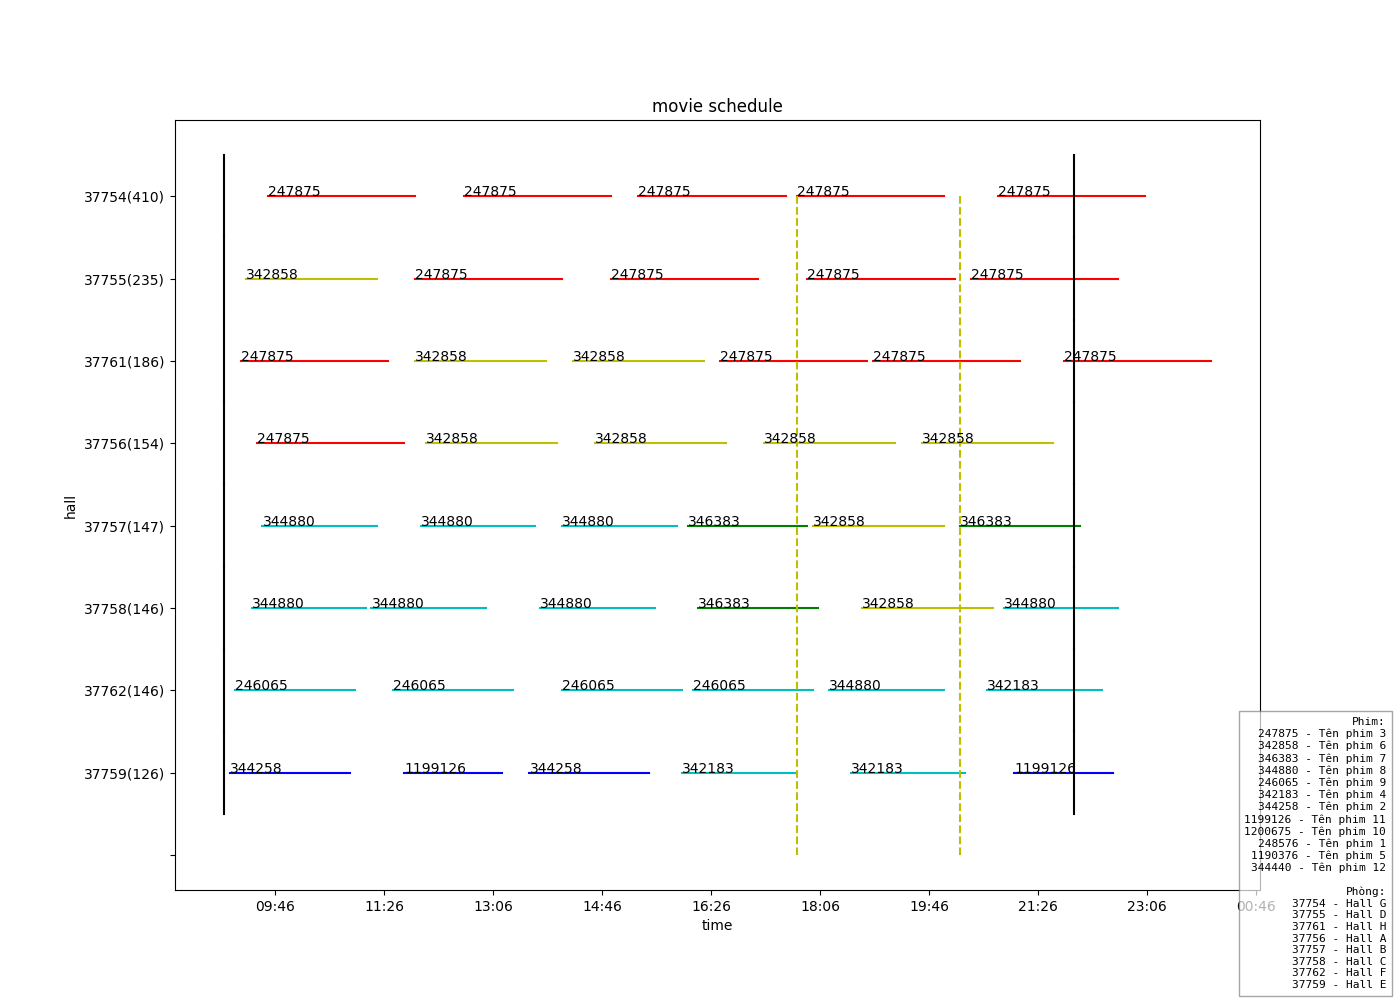

Source code (Python):
#!/usr/bin/env python

from random import randint, random
import time
import copy
import json

import numpy as np
from scipy import stats
import matplotlib.pyplot as plt
from constant import GTIME as gtime, GAPUP as gapub
from models.hall import Hall
from models.movie import Movie
from models.chromosome import Chromosome
from helper import stamp2str, mymin
# data
with open('movies.json', 'r', encoding='utf-8') as f:
    movies = json.load(f)
# movien = len(movies)
# movie_ids = list(movies.keys())
# hotp = np.array([movies[k][1] for k in movie_ids])
# S = np.sum(hotp)
# hotp /= np.sum(hotp)

# Khai báo hằng số
START_TIME = 1489111200
END_TIME   = 1489158000

halls = {
    '37756': (154, 1489111200, 1489158000, 1, 6, "Hall A"),
    '37757': (147, 1489111200, 1489158000, 1, 6, "Hall B"),
    '37758': (146, 1489111200, 1489158000, 1, 6, "Hall C"),
    '37755': (235, 1489111200, 1489158000, 1, 6, "Hall D"),
    '37759': (126, 1489111200, 1489158000, 1, 6, "Hall E"),
    '37762': (146, 1489111200, 1489158000, 1, 6, "Hall F"),
    '37754': (410, 1489111200, 1489158000, 1, 6, "Hall G"),
    '37761': (186, 1489111200, 1489158000, 1, 6, "Hall H"),
}





class Manager:
    # Quản lý toàn bộ lịch chiếu, gồm danh sách phòng và phim, các hàm tối ưu và đánh giá lịch
    '''Manager has 1 (principal) proptery
    halls: halls
    '''

    def __init__(self, halls, movies=None, sorted=True):
        # Khởi tạo đối tượng Manager, sắp xếp phòng và phim, tính toán các thông số ban đầu
        self.halls = halls
        for h in halls:
            h.manager = self
        self.movies = movies
        if sorted:
            self.halls.sort(key=lambda h:h.seatn, reverse=True)
            if movies:
                self.movies.sort(key=lambda h:h.hot, reverse=True)
                N = sum(h.type_ for h in self.halls) + len(self.halls) / 2
                for m in self.movies:
                    p = np.array([m.hot for m in self.movies])
                self.estimate = [int(k) for k in np.round(N * (p / np.sum(p)))]
        # count seat taking
        
        s = np.sum(np.sqrt(h.seatn) for h in self.halls)
        for h in self.halls:
            h.seat_rate = np.sqrt(h.seatn) / s

    @staticmethod
    def from_data(hall_data, movie_data=None):
        # Tạo đối tượng Manager từ dữ liệu phòng và phim (dạng dict)
        if movie_data:
            return Manager(
                [Hall(id_, *propteries) for id_, propteries in hall_data.items()],
                [Movie(id_, propteries[0], propteries[1], propteries[2], propteries[3]) for id_, propteries in movie_data.items()]
            )
        else:
            return Manager([Hall(id_, *propteries) for id_, propteries in hall_data.items()])

    @staticmethod
    def from_db(lst):
        return Manager([Hall.from_db(*args) for args in lst])

    # def insert_into(self, j, k, t=None):
    #     # Chèn một phim vào phòng k tại thời điểm t
    #     if t is None:
    #         for time in range(gapub):
    #             flag = True
    #             for kk, h in enumerate(self.halls):
    #                 if kk != k:
    #                     for m in h.movies:
    #                         if time == m.start:
    #                             flag = False
    #             if flag:
    #                 t = time
    #     self.halls[k].insert(0, self.movies[j].copy(), t)

    def count(self):
        # Đếm số lần chiếu của từng phim trên toàn bộ hệ thống
        '''count movies
        dict_ : {id_: number}
        '''

        dict_ = {}
        S = 0
        for h in self.halls:
            S += len(h.movies)
            for m in h.movies:
                if m.start <= h.last:
                    if m.id_ in dict_:
                        dict_[m.id_] += 1
                    else:
                        dict_.update({m.id_:1})

        for id_ in dict_:
            dict_[id_] /= S
        return dict_

    def schedule(self, individual):
        # Sắp xếp lịch chiếu cho từng phòng dựa trên cá thể (individual) của giải thuật tiến hóa
        # individual.gmovies = {}
        for k, h in enumerate(self.halls):
            n = h.type_
            h.movies = [self.movies[i].copy() for i in individual[k][1:2*n:2]]
            times = individual[k][:2*n-1:2]
            h.movies[0].start = h.start + times[0] * 300
            for l, m in enumerate(h.movies[1:], start=1):
                m.start = h.movies[l-1].end + (times[l]+1) * 300
                if m.start > h.last:
                    h.movies = h.movies[:l]
                    break

                # if m.isgolden():
                #     individual.gmovies.update({k:l})

    def initSchedule2(self, hook=list):
        # Khởi tạo lịch chiếu ngẫu nhiên kiểu 2 cho các phòng (dùng cho giải thuật tiến hóa)
        # minlen = min(m.length for m in self.movies)
        individual = hook(list([] for _ in range(len(self.halls))))
        # individual.gmovies = {}
        lst = self.estimate.copy()
        i = 0
        ts = np.random.permutation(len(self.halls))
        for k, h in enumerate(self.halls):
            # golden period
            h.movies = [self.movies[i].copy()]
            h.movies[0].start = gtime - 75 * 60 + ts[k] * 300
            individual[k] = [i]
            lst[i] -= 1
            if lst[i] == 0:
                i += 1
        for k, h in enumerate(self.halls):
            # common period
            n = h.type_
            times = np.random.randint(0, gapub, size=n)
            for l in range(1, n):
                end = h.movies[0].start - (times[l]+1) * 300
                start = end - self.movies[i].length
                if h.start <= start and end <= h.movies[0].start + 300:
                    h.movies.insert(0, self.movies[i].copy())
                    h.movies[0].start = start
                    t = times[l]
                    while lst[i] <= 0:
                        i += 1
                    individual[k] = [i, t] + individual[k]
                    lst[i] -= 1
                elif start < h.start:
                    gap = (h.movies[0].start - h.start)//300
                    if gap <= gapub:
                        individual[k] = [gap] + individual[k]
                    else:
                        for j, m in enumerate(self.movies):
                            if gap * 300 - 300 * gapub <= m.length + 300 <= gap * 300 and lst[j] > 0:
                                h.movies.insert(0, m.copy())
                                h.movies[0].end = h.movies[1].start - 300
                                t0 = (h.movies[0].start - h.start)//300
                                individual[k] = [t0, i, 1] + individual[k]
                                lst[j] -= 1
                                break
                        else:
                            while lst[i] <= 0:
                                i += 1
                            lst[i] -= 1
                            t0 = randint(0, gapub-1)
                            individual[k] = [t0, i, 1] + individual[k]
                            h.movies[0].start = self.movies[i].length + 300 * (t0 +1)
                            h.movies.insert(0, self.movies[i].copy())
                            h.movies[0].start = t0 * 300
                            for l in range(1, len(h.movies)-1):
                                m, mm = self.movies[l], self.movies[l+1]
                                if m.end <= mm.start - 300:
                                    break
                                else:
                                    mm.start = m.end + 300
                                individual[k][l*2+2] = 1
                    break

                    # if h.movies[-1].isgolden():
                    #     individual.gmovies.update({k:l})
                    # break

            t = times[-1]
            start = h.movies[-1].end + t * 300
            if start <= h.last:
                while lst[i] <= 0:
                    i += 1
                h.movies.insert(0, self.movies[i].copy())
                h.movies[-1].start = start
                individual[k] = individual[k] + [t, i]
                lst[i] -= 1
            d = h.type_ - len(h.movies)
            if d > 0:
                for _ in range(d):
                    if h.movies[-1].end + 300 <= h.last:
                        h.append(self.movies[i].copy())
                    individual[k] = individual[k] + [1, i]
            elif d < 0:
                individual[k] = individual[k][:2*d]
                h.movies = h.movies[:d]
        return individual

    def initSchedule1(self, hook=list):
        # Khởi tạo lịch chiếu ngẫu nhiên kiểu 1 cho các phòng (dùng cho giải thuật tiến hóa)
        # minlen = min(m.length for m in self.movies)
        individual = hook(list([] for _ in range(len(self.halls))))
        # individual.gmovies = {}
        lst = self.estimate.copy()
        i = 0
        ts = np.random.permutation(len(self.halls))
        for k, h in enumerate(self.halls):
            # Arrange movies in prime time
            h.movies = [self.movies[i].copy()]
            h.movies[0].start = gtime - 75 * 60 + ts[k] * 300
            individual[k] = [i]
            lst[i] -= 1
            if lst[i] == 0:
                i += 1
            # Arrange movies in common time
            n = h.type_
            times = np.random.randint(0, gapub, size=n)
            for l in range(1, n):
                end = h.movies[0].start - (times[l]+1) * 300
                start = end - self.movies[i].length
                if h.start <= start and end <= h.movies[0].start + 300:
                    h.movies.insert(0, self.movies[i].copy())
                    h.movies[0].start = start
                    t = times[l]
                    while lst[i] <= 0:
                        i += 1
                    individual[k] = [i, t] + individual[k]
                    lst[i] -= 1
                elif start < h.start:
                    gap = (h.movies[0].start - h.start)//300
                    if gap <= gapub:
                        individual[k] = [gap] + individual[k]
                    else:
                        for j, m in enumerate(self.movies):
                            if gap * 300 - 300 * gapub <= m.length + 300 <= gap * 300 and lst[j] > 0:
                                h.movies.insert(0, m.copy())
                                h.movies[0].end = h.movies[1].start - 300
                                t0 = (h.movies[0].start - h.start)//300
                                individual[k] = [t0, i, 1] + individual[k]
                                lst[j] -= 1
                                break
                        else:
                            while lst[i] <= 0:
                                i += 1
                            lst[i] -= 1
                            t0 = randint(0, gapub-1)
                            individual[k] = [t0, i, 1] + individual[k]
                            h.movies[0].start = self.movies[i].length + 300 * (t0 +1)
                            h.movies.insert(0, self.movies[i].copy())
                            h.movies[0].start = t0 * 300
                            for l in range(1, len(h.movies)-1):
                                m, mm = self.movies[l], self.movies[l+1]
                                if m.end <= mm.start - 300:
                                    break
                                else:
                                    mm.start = m.end + 300
                                individual[k][l*2+2] = 1
                    break

                    # if h.movies[-1].isgolden():
                    #     individual.gmovies.update({k:l})
                    # break

            t = times[-1]
            start = h.movies[-1].end + t * 300
            if start <= h.last:
                while lst[i] <= 0:
                    i += 1
                h.movies.insert(0, self.movies[i].copy())
                h.movies[-1].start = start
                individual[k] = individual[k] + [t, i]
                lst[i] -= 1
            d = h.type_ - len(h.movies)
            if d > 0:
                for _ in range(d):
                    if h.movies[-1].end + 300 <= h.last:
                        h.append(self.movies[i].copy())
                    individual[k] = individual[k] + [1, i]
            elif d < 0:
                individual[k] = individual[k][:2*d]
                h.movies = h.movies[:d]
        return individual

    def initSchedule(self, hook=list):
        # Chọn ngẫu nhiên một trong hai kiểu khởi tạo lịch chiếu
        if random() < .5:
            return self.initSchedule1(hook)
        else:
            return self.initSchedule2(hook)

    def fitness(self):
        # Tính toán các tiêu chí đánh giá lịch chiếu (fitness)
        return self.time_interval(), self.check_rate(), self.total_hot(), self.check_time()

    def check(self):
        # In ra các thông số kiểm tra chất lượng lịch chiếu
        d1, d2 = self.check_interval()
        print('''
Minimum time interval: %.4f+%.4f;
Similarity between popularity and show times: %.4f;
Total popularity (prime time): %.4f(%.4f);
The number of full-screen movie halls: %d'''%(d1, d2, self.check_rate(), self.total_hot(), self.ghot(), self.check_time()))

    def print_fitness(self):
        # In ra giá trị fitness của lịch chiếu
        print('fitness: %.4f, %.4f, %.4f, %d'%(self.time_interval(), self.check_rate(), self.total_hot(), self.check_time()))

    def hot(self):
        # Tính tổng độ hot của các phim được chiếu
        # total popularity
        return sum(sum(m.hot for m in h.movies if m.start<=h.last) * h.seatn for h in self.halls)

    def ghot(self):
        # Tính tổng độ hot của các phim chiếu trong khung giờ vàng
        # prime time
        hot = 0
        for h in self.halls:
            for m in h.movies:
                if m.isgolden():
                    hot += m.hot * h.seatn
                    break
        return hot

    def total_hot(self):
        # Tính tổng độ hot có trọng số (bao gồm prime time)
        # Weighted popularity
        return sum(sum(m.hot for m in h.movies if m.start<=h.last) * h.seatn for h in self.halls) + 3 * self.ghot()

    def check_time(self):
        # Kiểm tra số phòng chiếu hết thời gian
        # check time-out
        N = 0
        for h in self.halls:
            if h.movies[-1].start <= h.last:
                N +=1
        return N

    def check_rate(self):
        # Đánh giá độ tương đồng giữa tỷ lệ chiếu thực tế và tỷ lệ đề xuất
        """Popularity ~ Times ratio ~ Screening rate ~ Number ratio ~ Box office rate
        The degree of similarity between the system recommended screening rate and the actual screening rate
        """
        dict_ = self.count()
        d = 0
        hotp = np.array([m.hot for m in self.movies])        
        S = np.sum(hotp)
        hotp /= np.sum(hotp)
        for id_, rate in dict_.items():
            d += abs(movies[id_][1]/S - rate)
        return 1 / (d + 0.001)

    def check_interval(self):
        # Tính khoảng cách thời gian giữa các phim chiếu ở các phòng
        # opening interval
        d1s = []
        d2s = []
        for k, h in enumerate(self.halls[:-1]):
            for hh in self.halls[k+1:]:
                d1, d2 = h.dist(hh)
                d1s.append(d1)
                d2s.append(d2)
        return min(d1s) / 60, min(d2s) / 60

    def time_interval(self):
        # Tính khoảng cách trung bình giữa các phim chiếu
        # opening interval
        deltas = []
        for k, h in enumerate(self.halls[:-1]):
            for hh in self.halls[k+1:]:
                d1, d2 = h.dist(hh)
                deltas.append((d1*0.5 + d2*0.5))
        delta = mymin(deltas)

        return delta / 60

    def criterion1(self):
        # Tiêu chí 1: Đánh giá sự hợp lý khi sắp xếp phim vào phòng
        # Rationality of arranging movie screening halls(安排影片放映厅的合理性)
        c = self.count()
        alpha = 0
        for m in self.movies:
            for k, h in enumerate(self.halls):
                hc = h.count()
                if m.id_ in hc and c[m.id_] < hc[m.id_] * 2:
                    alpha += abs(m.hot - h.seat_rate)
                    break
        return alpha

    def criterion2(self):
        # Tiêu chí 2: Đánh giá độ tương đồng giữa tỷ lệ chiếu thực tế và tỷ lệ đề xuất
        # The degree of similarity between the system recommended screening rate and the actual screening rate(系统推荐排片率与实际排片率接近程度)
        return self.check_rate()

    def criterion3(self):
        # Tiêu chí 3: Số lượng phim chiếu trong khung giờ vàng
        # the number of movies shown during the prime time(黄金时间段放映电影数)
        hot = 0
        for h in self.halls:
            for m in h.movies[::-1]:
                if m.isgolden():
                    hot += 1
                    break
        return hot

    def criterion4(self):
        # Tiêu chí 4: Phim hot nhất có được chiếu ở phòng tốt nhất trong khung giờ vàng không
        # the most popular movie screened in the optimal hall during the prime time(最火的影片排入最优厅黄金时间段)
        for m in self.halls[0].movies:
            if m.id_ == self.movies[0].id_ and m.isgolden():
                return 1
        return 0


    def criterion5(self):
        # Tiêu chí 5: (placeholder, luôn trả về 1)
        return 1

    def criterion6(self):
        # Tiêu chí 6: Đánh giá khoảng cách giữa các phim chiếu trong khung giờ vàng
        # Rationality of the interval between the opening of all movies in prime time (所有电影黄金时段开映间隔合理性)
        times = np.sort([m.start for h in self.halls for m in h.movies if m.isgolden()])
        times = np.diff(times)
        return 1

    def criterion7(self):
        # Tiêu chí 7: Đánh giá khoảng cách giữa các phim chiếu ngoài khung giờ vàng
        # (所有电影非黄金时段开映间隔合理性)
        times = np.sort([m.start for h in self.halls for m in h.movies if not m.isgolden()])
        times = np.diff(times)
        return 1

    def criterion8(self):
        # Tiêu chí 8: Tránh các phim chiếu cùng lúc
        # (避免同时开场)
        return 1

    def criterion9(self):
        # Tiêu chí 9: Đảm bảo khoảng cách ngắn cho các phim có doanh thu cao
        # (高票房日子场间隔尽量短)
        times = np.sort([m.start for h in self.halls for m in h.movies])
        return 1

    def criterion10(self, latest='22'):
        # Tiêu chí 10: Đánh giá thời gian chiếu của phim hoạt hình ít hot
        # (低热度动画片开映时间合理性)
        n = 0
        for h in self.halls:
            for m in h.movies:
                if '动画' in m.type and m.hot < 1/len(self.halls) and m.end > latest:
                    n += 1
        return n

    def criterion11(self, earliest='22'):
        # Tiêu chí 11: Đánh giá thời gian chiếu của phim kinh dị ít hot
        # (低热度动画片开映时间合理性)
        n = 0
        for h in self.halls:
            for m in h.movies:
                if '恐怖' in m.type and m.hot < 0.5/len(self.halls) and m.start < earliest:
                    n += 1
        return n

    def hasbighall(self):
        # Kiểm tra có phòng chiếu lớn vượt trội không
        return self.halls[0].seatn > self.halls[1].seatn * 1.5

    def criterion12(self):
        # Tiêu chí 12: Đánh giá việc chia sẻ phòng lớn cho các phim hot
        # Hall sharing status(大厅共用情况)
        m, mm = self.movies[:2]
        if self.hasbighall() and abs(m.hot - mm.hot) < 0.05:
            gm = [m for m in self.halls[0].movies() if m.isgolden]
            if set(m.id_ for m in gm) == {m.id_, mm.id_}:
                return 1
            else:
                return 0


    def criterion13(self):
        # Tiêu chí 13: Đánh giá độ đa dạng của lịch chiếu
        # The richness of screening(影片排映丰富度)
        if len(self.halls) >= 6 and sum(m.hot for m in self.movies[:5])> .05:
            return len(self.count())


    def criterion14(self, minhot=0.1):
        # Tiêu chí 14: Đảm bảo phim ít hot không chiếu trong khung giờ vàng
        # not popular movie (小片不在黄金时段)
        n = 0
        for h in self.halls:
            for m in h:
                if m.isgolden() and m.hot < minhot:
                    n += 1
        return n

    def print_criterion(self):
        # In ra giá trị các tiêu chí đánh giá lịch chiếu
        for k in range(1, 13):
            if k != 10 and k!=11:
                print('criterion%d:'%k, getattr(self, 'criterion%d'%k)())

    def dumps(self):
        # In ra thông tin chi tiết lịch chiếu của từng phòng
        for h in self.halls:
            h.dumps()
            print()

    def stat(self):
        # In ra thống kê tỷ lệ chiếu của từng phim
        dict_ = self.count()
        for id_, rate in dict_.items():
            print(movies[id_][1]/100, rate)

    def plot(self, axes=None):
        # Vẽ biểu đồ lịch chiếu phim cho các phòng
        from matplotlib.ticker import FuncFormatter, MaxNLocator
        if axes is None:
            fig = plt.figure(figsize=(14, 10))
            axes = fig.add_subplot(111)
        axes.invert_yaxis()

        def format_fn(tick_val, tick_pos):
            return stamp2str(tick_val)
        axes.xaxis.set_major_formatter(FuncFormatter(format_fn))
        axes.xaxis.set_major_locator(MaxNLocator(integer=True))
        def format_fn(tick_val, tick_pos):
            k = int(tick_val)
            if k < len(self.halls):
                h = self.halls[k]
                return '%s(%d)'%(h.id_, h.seatn)
            else:
                return ''
        axes.yaxis.set_major_formatter(FuncFormatter(format_fn))
        axes.yaxis.set_major_locator(MaxNLocator(integer=True))

        H = len(self.halls)
        for k, h in enumerate(self.halls):
            for m in h.movies:
                if m.hot > 0.2:
                    color = 'r'
                elif m.hot > 0.15:
                    color = 'y'
                elif m.hot > 0.1:
                    color = 'g'
                elif m.hot > 0.05:
                    color = 'c'
                else:
                    color = 'b'
                axes.text(m.start, k, '%s'%m.id_)
                axes.plot((m.start, m.end), (k, k), color=color, linestyle='-')
            axes.plot((h.start, h.start), (k-1/2, k+1/2), color='k')
            axes.plot((h.last, h.last), (k-1/2, k+1/2), color='k')
        axes.plot((gtime-75*60, gtime-75*60), (0, H), color='y', linestyle='--')
        axes.plot((gtime+75*60, gtime+75*60), (0, H), color='y', linestyle='--')
        axes.set_xlabel('time')
        axes.set_ylabel('hall')
        axes.set_title('movie schedule')
        # Tạo chú thích phim
        movie_legend = 'Phim:\n' + '\n'.join([f'{m.id_} - {m.name}' for m in self.movies])
        # Tạo chú thích phòng
        hall_legend = 'Phòng:\n' + '\n'.join([f'{h.id_} - {h.name}' for h in self.halls])
        # Hiển thị chú thích ở góc phải dưới ảnh
        plt.gcf().text(0.99, 0.01, movie_legend + '\n\n' + hall_legend, fontsize=8, va='bottom', ha='right', family='monospace', bbox=dict(facecolor='white', alpha=0.7, edgecolor='gray'))
        plt.savefig('movie.png')
        plt.close()
        print('Đã lưu ảnh movie.png!')




# from deap import tools

# def mutRandom(individual, movien, halln, indpb1, indpb2):
#     # Hàm đột biến cá thể trong giải thuật tiến hóa
#     ts = np.random.permutation(gapub)
#     for k, hall in enumerate(individual):
#         hall[0] = ts[k]
#     for k, hall in enumerate(individual):
#         if random() < indpb1:
#             for i in range(1, len(hall), 2):
#                 if random() < indpb2:
#                     if random() < 0.7:
#                         if hall[i] == 0:
#                             hall[i] += 1
#                         else:
#                             hall[i] -= 1
#                     else:
#                         if hall[i] == movien:
#                             hall[i] -= 1
#                         else:
#                             hall[i] += 1

#         else:   
#             for i in range(2, len(hall)-1, 2):
#                 if random() < indpb2:
#                     hall[i] = np.random.choice([t for t in range(gapub) if t != hall[i]])
#         h = randint(0, halln-2)
#         if random() < 0.3:
#             individual[h], individual[h+1] = individual[h+1], individual[h]
#         else:
#             individual[h], individual[h+1] = tools.cxTwoPoint(individual[h+1], individual[h])
#         return individual


from pyrimidine import BaseIndividual, HOFPopulation
from pyrimidine.deco import side_effect, fitness_cache
from mutation import mutRandom

@fitness_cache
class Individual(BaseIndividual):
    def __new__(cls, *args, **kwargs):
        # Ensure params['manager'] is always set
        if 'manager' not in kwargs or kwargs['manager'] is None:
            if 'params' in kwargs and 'manager' in kwargs['params']:
                kwargs['manager'] = kwargs['params']['manager']
        return super().__new__(cls)
    # Đại diện cho một cá thể (individual) trong quần thể tiến hóa

    element_class = Chromosome
    params = {'manager': None}


    def __init__(self, *args, manager=None, **kwargs):
        super().__init__(*args, **kwargs)
        # Always set manager from argument or params
        if manager is not None:
            self.manager = manager
            self.params['manager'] = manager
        else:
            self.manager = self.params.get('manager', None)

    def copy(self):
        # Ensure manager is preserved when copying
        new = super().copy()
        new.manager = self.manager
        new.params['manager'] = self.manager
        return new

    @side_effect
    def mutate(self):
        # Đột biến cá thể
        # Ensure manager is not None
        if self.manager is None:
            self.manager = self.params.get('manager', None)
        self[:] = mutRandom(self, self.manager, indpb1=0.15, indpb2=0.8)


    def cross(self, other):
        # Lai ghép hai cá thể
        s1 = set(h[0] for h in self)
        s2 = set(h[0] for h in other)
        if random() > 1/(len(s1.symmetric_difference(s2))+1):
            child = super().cross(other)
            # Ensure manager is not None
            if getattr(child, 'manager', None) is None:
                child.manager = self.manager
                child.params['manager'] = self.manager
            return child
        else:
            return self.copy()

    def _fitness(self):
        # Tính toán fitness cho cá thể
        self.manager.schedule(self)
        return np.dot((50, 20, 2, 1), self.manager.fitness())

    @property
    def fitness(self):
        return self._fitness()

if __name__ == '__main__':
    # Khởi tạo quần thể, tiến hóa để tìm lịch chiếu tối ưu, in kết quả và vẽ biểu đồ
    manager = Manager.from_data(halls, movies)
    Population = HOFPopulation[Individual]



    pop = Population([
    Individual(manager.initSchedule(), manager=manager)
        for _ in range(5)
    ])



    pop.evolve()

    ind = pop.best_individual

    manager.schedule(ind)
    manager.print_fitness()

    manager.check()
    manager.dumps()
    manager.plot()
    manager.print_criterion()